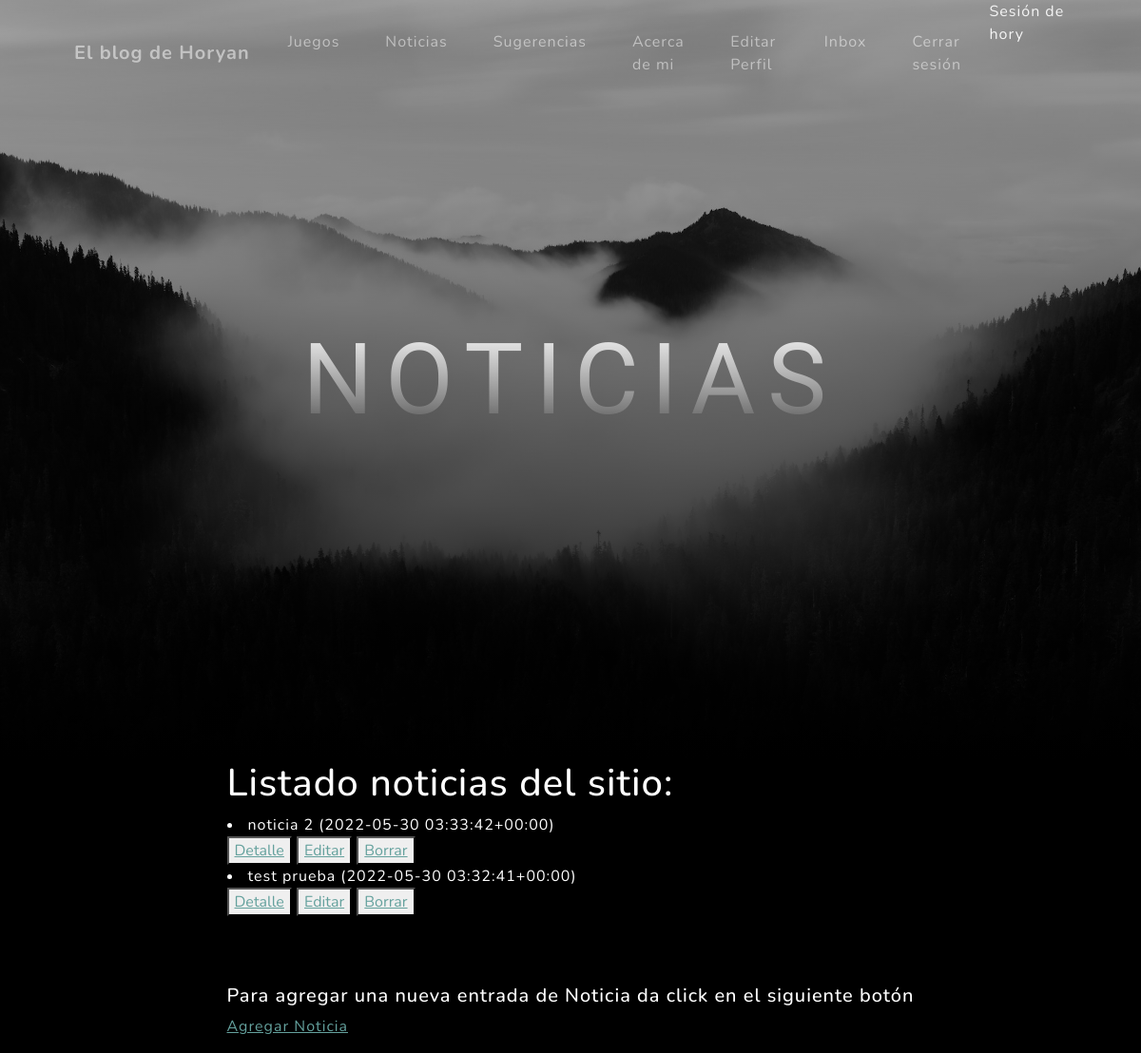
/App/noticia/list (signed in), run on the app's committed database.
### App/models.py (models this page shows)
class Noticia(models.Model):
    titulo = models.CharField(max_length=50)
    texto = RichTextField()
    imagen = models.ImageField()
    fecha =  models.DateTimeField(default=timezone.now)
    autor = models.ForeignKey(User, on_delete=models.CASCADE, blank= True, null=True)
    def __str__(self):
        return self.titulo+" ("+str(self.fecha)+")"

### App/views.py (the view)
# urls.py: path('noticia/list', NoticiasList.as_view(), name = 'noticia_listar'),
class NoticiasList(ListView):
    model = Noticia
    template_name= 'App/noticia_list.html'

### App/templates/App/noticia_list.html
{% extends "App/padre.html" %}
{% load static %}
{% block titulo %}
<H1 class="mx-auto my-0 text-uppercase"> Noticias </H1>
{% endblock %}
{% block contenidoQueCambia %}
<body style="background-color:black"></body>
<form method="post" enctype="multipart/form-data">
    <H1 style="color:white"> Listado noticias del sitio: </H1>
    {% if object_list %}
        {% for noticia in object_list reversed %}
            <li style="color:white">{{noticia}}</li>
            <button>
                <a href="{% url 'noticia_detalle' noticia.id %}">Detalle</a>
            </button>
            <button>
                <a href="{% url 'noticia_editar' noticia.id %}">Editar</a>
            </button>
            <button>
                <a href="{% url 'noticia_borrar' noticia.id %}">Borrar</a>
            </button>
        {% endfor %}
    {% else %}
    <H1 style="color:white"> No hay noticias aún </H1>
    {% endif %}
        <br> <br>
        <br> <br>
        <h5 style="color:white"> Para agregar una nueva entrada de Noticia da click en el siguiente botón </h5>
        <p>
            <a href="{% url 'noticia_crear' %}">Agregar Noticia</a>
        </p>
</form>
</body>
{% endblock %}

### App/templates/App/padre.html (shortened to what this page needs)
<!DOCTYPE html>
<html lang="en">
    <head>
        {% load static %}
        <link href="{% static 'App/css/styles.css' %}" rel="stylesheet" />
    </head>
    <body id="page-top">
        <nav class="navbar navbar-expand-lg navbar-light fixed-top" id="mainNav">
            <div class="container px-4 px-lg-5">
                <a class="navbar-brand" href="{% url 'inicio' %}">El blog de Horyan</a>
                <div class="collapse navbar-collapse" id="navbarResponsive">
                    <ul class="navbar-nav ms-auto">
                        <li class="nav-item"><a class="nav-link" href="{% url 'juego_listar' %}">Juegos</a></li>
                        <li class="nav-item"><a class="nav-link" href="{% url 'noticia_listar' %}">Noticias</a></li>
                        <li class="nav-item"><a class="nav-link" href="{% url 'sugerencia_listar'%}">Sugerencias</a></li>
                        <li class="nav-item"><a class="nav-link" href="{% url 'acercademi'%}">Acerca de mi</a></li>
                        {% if not request.user.is_authenticated %}
                        <li class="nav-item"><a class="nav-link" href="{% url 'login'%}">Iniciar Sesión</a></li>
                        <li class="nav-item"><a class="nav-link" href="{% url 'register'%}">Nuevo Usuario</a></li>
                        {% else %}
                        <li class="nav-item"><a class="nav-link" href="{% url 'editarPerfil'%}">Editar Perfil</a></li>
                        <li class="nav-item"><a class="nav-link" href="{% url 'inbox'%}">Inbox</a></li>
                        <li class="nav-item"><a class="nav-link" href="{% url 'logout'%}">Cerrar sesión</a></li>
                        <h7 style="color:whitesmoke"> Sesión de {{user}} </h7>
                        {% endif %}
                    </ul>
                </div>
            </div>
        </nav>
        <header class="masthead">
            <div class="container px-4 px-lg-5 d-flex h-100 align-items-center justify-content-center">
                <div class="d-flex justify-content-center">
                    <div class="text-center">
                        {% block titulo %}{% endblock %}
                    </div>
                </div>
            </div>
        </header>
        <div class="d-flex justify-content-center">
            <section class="mx-auto my-0">
                    {% block contenidoQueCambia %}
                    {% endblock %}
    </body>
</html>

### data on the page
Noticia: titulo+fecha "noticia 2 (2022-05-30 03:33:42+00:00)"
Noticia: titulo+fecha "test prueba (2022-05-30 03:32:41+00:00)"

### other printed values
{{ user }} "hory"
